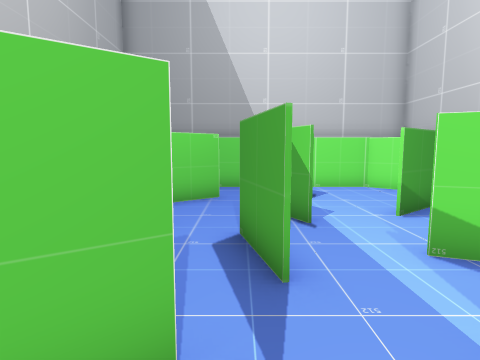
View 1 (above)

16 first-person views from a walk through a 3-D level made in the Unity game engine. The camera is 1.5 m above the floor, tilts 6° down and sees 80° across. The floor is counted in squares, 1 m on a side. Each view is taken from the middle of a square. On the plan, view 1 faces up. The plan holds only what a view shows up to about 14 squares ahead; the rest is blank.

View 2
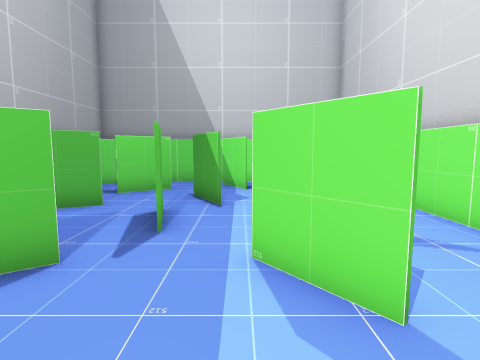

View 3
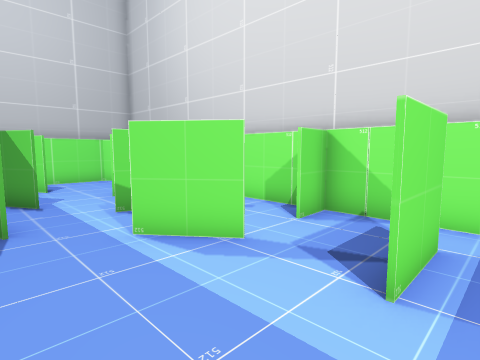

View 4
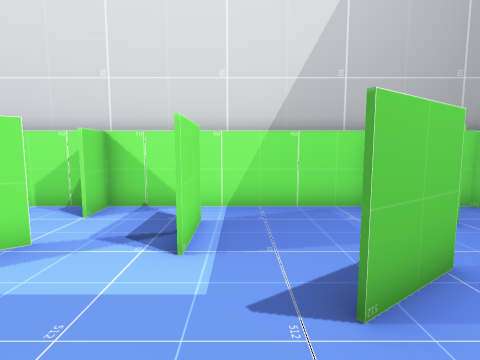

View 5
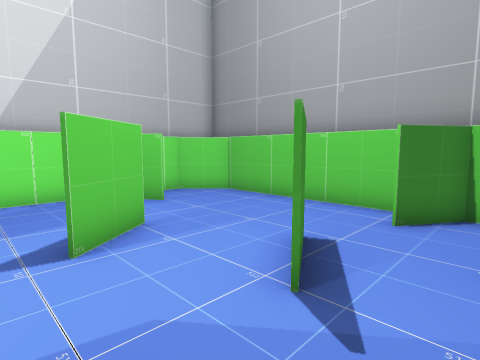

View 6
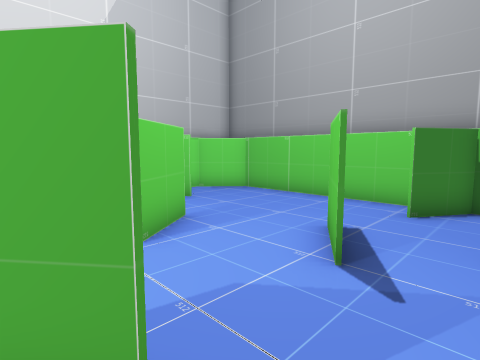

View 7
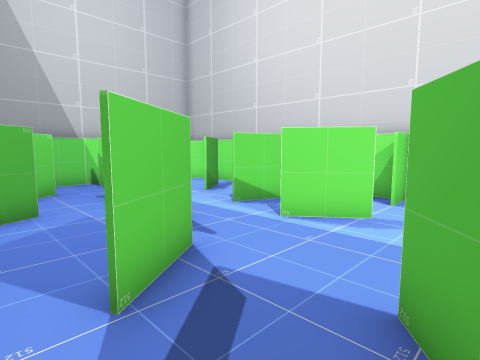

View 8
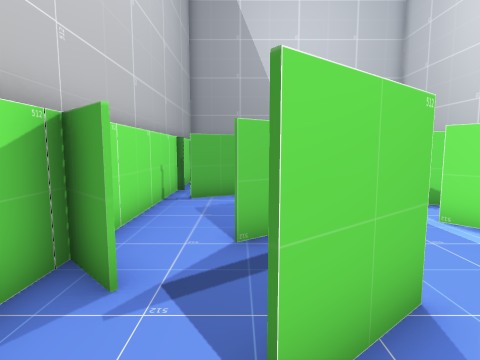

View 9
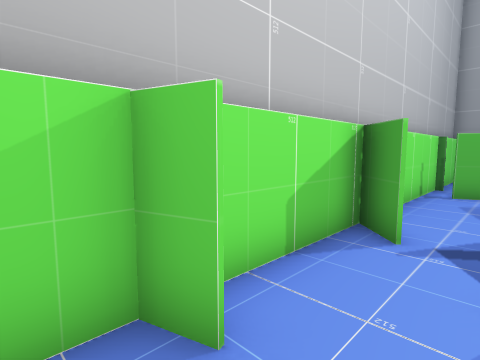

View 10
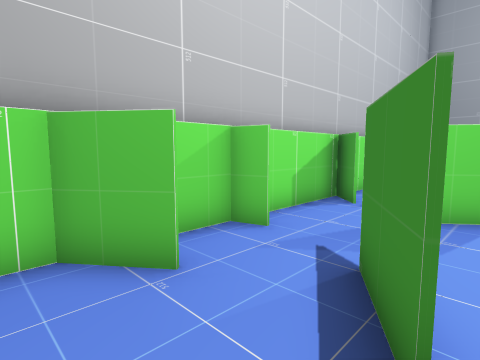

View 11
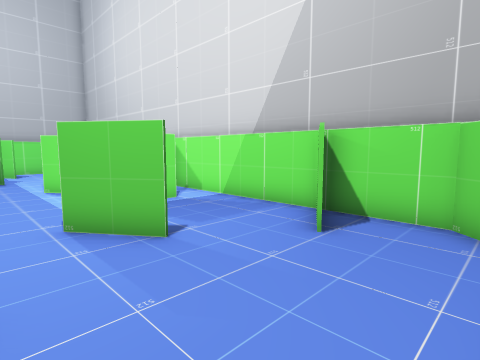

View 12
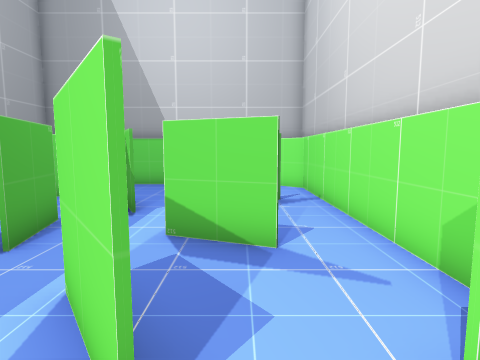

View 13
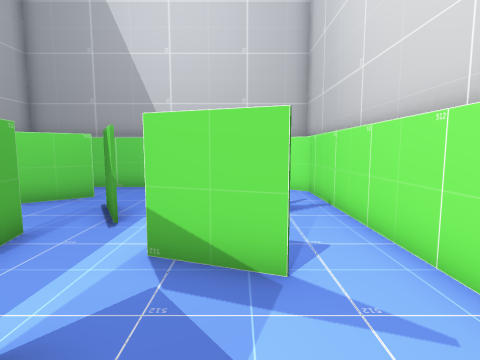

View 14
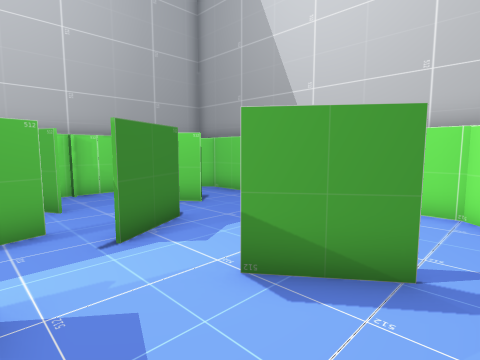

View 15
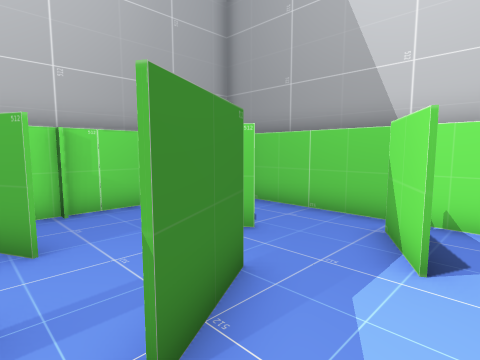

View 16
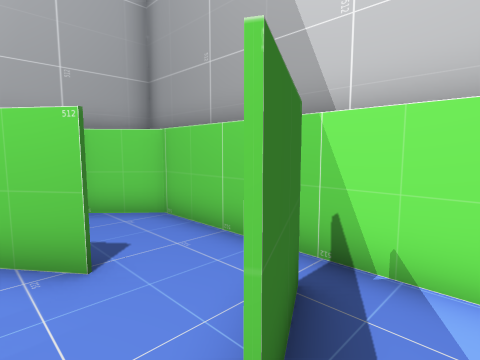

### Floor plan
Points are (right, up) in squares from view 1. A wall is a line through its corners. A room is listed if a view was taken in it or the views show most of it. See-through windows are left out.
Room 1 (view 1)
walls: (-0.4, 1.7) (-2.1, 0.5); (3.5, 0.2) (2.1, 1.9); (-1.9, -2.5) (-0.2, -1.2)
ways out: opening at (1.5, -2) to room 2; opening at (3, -0.5) to room 5; opening at (3, 3) to room 5; opening at (1.5, 4) to room 7; opening at (0, 2) to room 10; opening at (-1, -0.5) to room 12
Room 2 (view 2)
walls: (5, -2.2) (3, -2.2); (4.5, -7.4) (6.4, -6.3); (6.5, -6.9) (6.5, -2.5)
ways out: opening at (1.5, -2) to room 1; opening at (2, -3) to room 3; opening at (3.5, -6.5) to room 4; opening at (5.5, -2) to room 5
Room 3 (views 3, 4, 5, 6, 7, 8, 9)
walls: (-3.5, -4.7) (-4.3, -4.9) (-4.3, -6.2); (-0.1, -1.3) (-1.8, -2.6); (2, -5) (1.3, -4); (-0.4, -7.2) (-1.4, -5.4); (-4.3, -1.5) (-4.3, -4)
ways out: opening at (2, -3) to room 2; opening at (0.5, -6) to room 4; opening at (-2.5, -2) to room 12; opening at (-2.5, -6.5)
Room 4 (views 10, 11)
walls: (2.5, -5.8) (2, -5); (-0.9, -10.5) (5.2, -10.5) (6.5, -9.1) (6.5, -6.9); (-1.4, -5.4) (-0.3, -7.2)
ways out: opening at (3.5, -6.5) to room 2; opening at (0.5, -6) to room 3; opening at (-1, -8.5)
Room 5 (views 12, 13)
walls: (6.5, 0.9) (6.5, 3.6); (4.7, 3.2) (2.7, 3.9); (6.5, -2.5) (6.5, 0.5) (5.3, 0.4)
ways out: opening at (3, -0.5) to room 1; opening at (3, 3) to room 1; opening at (5.5, -2) to room 2; opening at (5.5, 4) to room 6
Room 6 (view 14)
walls: (6.5, 3.6) (6.5, 7.6); (5.2, 7.6) (3.5, 6.3)
ways out: opening at (5.5, 4) to room 5; opening at (4, 5.5) to room 7
Room 7 (view 15)
walls: (0.1, 5.1) (0.6, 3)
ways out: opening at (1.5, 4) to room 1; opening at (4, 5.5) to room 6; opening at (2.5, 7) to room 8
Room 8 (view 16)
walls: (6.5, 7.6) (6.5, 10.3) (5.2, 11.5) (1, 11.5); (1.3, 10.7) (2.3, 8.8); (0.5, 7.6) (1.5, 5.8)
ways out: opening at (2.5, 7) to room 7; gap at (1, 11) to room 9; opening at (1, 8) to room 11
Room 9 (no view inside)
walls: (1, 11.5) (-3.1, 11.5) (-4.3, 10.1) (-4.3, 4.9)
ways out: gap at (1, 11) to room 8; opening at (-2, 6.5) to room 11
Room 10 (no view inside)
walls: (0.5, 3) (0, 5); (-1.7, 5.7) (-3.6, 4.7); (-4.3, 4.9) (-4.3, 0.5)
ways out: opening at (0, 2) to room 1; opening at (-1, 5) to room 11; opening at (-3, 1) to room 12
Room 11 (no view inside)
walls: (-0.6, 9.1) (-2.3, 7.8); (1.4, 5.7) (0.4, 7.6)
ways out: opening at (1, 8) to room 8; opening at (-2, 6.5) to room 9; opening at (-1, 5) to room 10; opening at (0, 9) to room 13
Room 12 (no view inside)
walls: (-4.3, 0.5) (-4.3, -1.5)
ways out: opening at (-1, -0.5) to room 1; opening at (-2.5, -2) to room 3; opening at (-3, 1) to room 10
Room 13 (no view inside)
walls: (2.2, 8.8) (1.2, 10.6)
ways out: opening at (0, 9) to room 11

Positions as (right, up) in squares from view 1, and headings:
1: (0, 0), facing up
2: (2, -2), facing up
3: (0, -3), facing up-right
4: (-1, -3), facing right
5: (-3, -3), facing down-right
6: (-3, -2), facing down-right
7: (-3, -2), facing up-right
8: (-2, -4), facing up
9: (-2, -6), facing up-left
10: (0, -9), facing up-left
11: (0, -10), facing up-right
12: (4, -1), facing up
13: (4, 0), facing up
14: (6, 4), facing up-left
15: (3, 5), facing up-left
16: (3, 8), facing up-left
